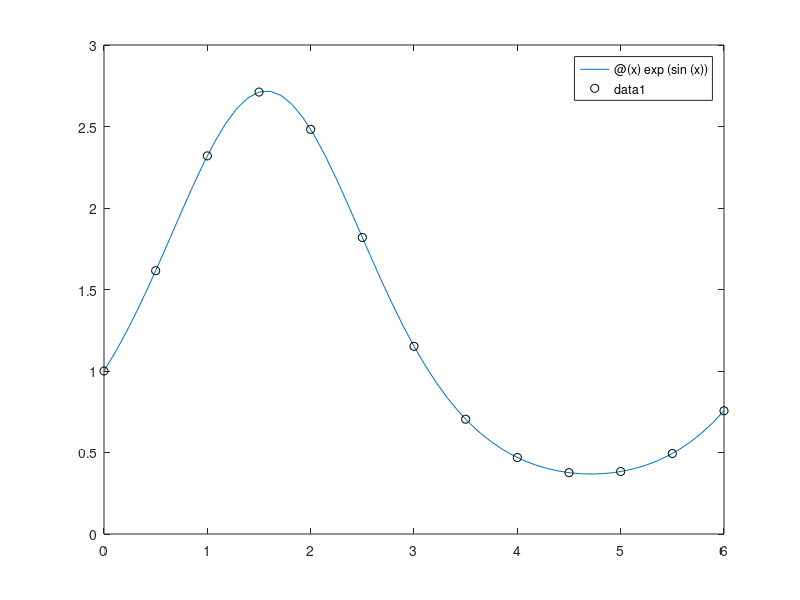

Here is the MATLAB script that generated this plot: (Note: this script raises an error after producing the figure.)
a = linspace(0, 6, 13);
f = @(x) exp(sin(x));
y = f(a);
fplot(f,[0,6]);

hold on;
plot(a,y,'ok')

ni=@(x) newtonInterp(a,y,x);
fplot(ni,[0,6]);



